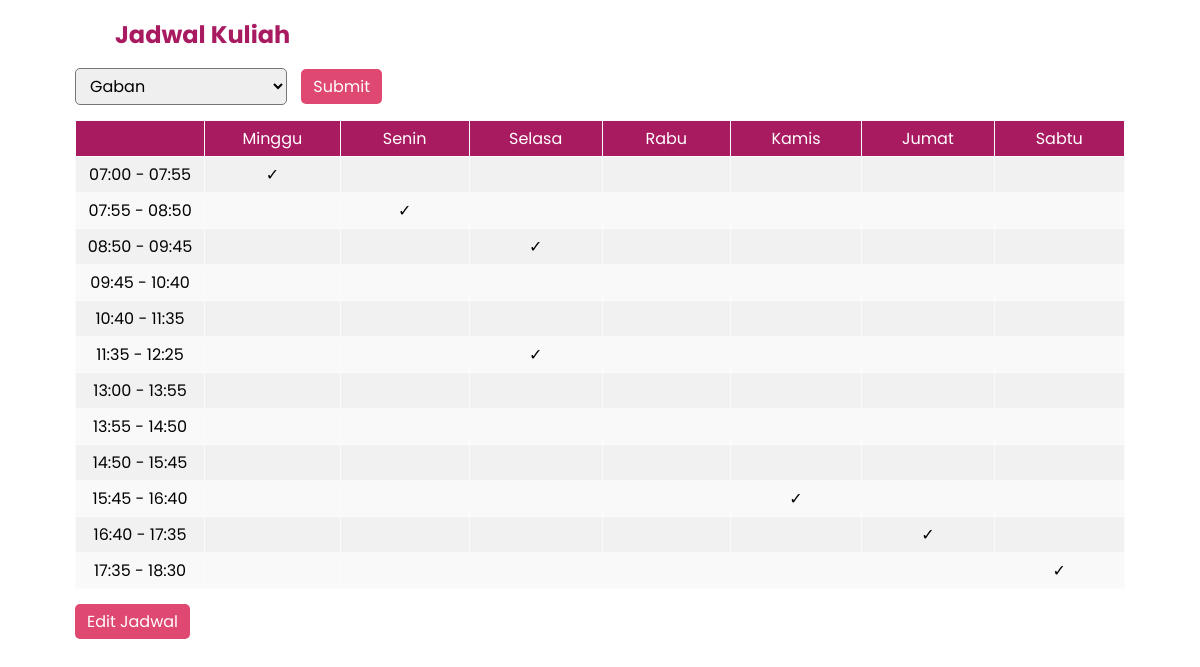
Screenshot of /index.php?nrp=160420400 with the database file from the repository.
### tables this page shows
CREATE TABLE `jam_kuliah` (
  `idjam_kuliah` int(11) NOT NULL AUTO_INCREMENT,
  `jam_mulai` time DEFAULT NULL,
  `jam_selesai` time DEFAULT NULL,
  PRIMARY KEY (`idjam_kuliah`)
);

### class/parent.php (called while the page is built, shortened)
<?php
class parentClass {
    public function __construct()
    {
        $this->mysqli = new mysqli(SERVER_NAME, USER_NAME, PASSWORD, DB_NAME);
    }
}
?>

### class/hari.php (called while the page is built, shortened)
<?php
require_once("class/parent.php");
class hari extends parentClass {
    function getHari() {
        $hari = array();
        $res = $this->mysqli->query("SELECT * FROM hari");
        while($row = $res->fetch_assoc()) {
            array_push($hari, $row['nama']);
        }
        return $hari;
    }
}
?>

### class/jam_kuliah.php (called while the page is built, shortened)
<?php
require_once("class/parent.php");
class jam_kuliah extends parentClass {
    function getJamKuliah() {
        $jamKuliah = array();
        $res = $this->mysqli->query("SELECT * FROM jam_kuliah");
        while($row = $res->fetch_assoc()) {
            array_push($jamKuliah, array('id'=>$row['idjam_kuliah'], 'jam_mulai'=>$row['jam_mulai'], 'jam_selesai'=>$row['jam_selesai']));
        }
        return $jamKuliah;
    }
}
?>

### class/jadwal.php (the view, shortened to what this page needs)
<?php
require_once("class/parent.php");
require_once("class/jam_kuliah.php");
require_once("class/hari.php");
class jadwal extends parentClass {
    private $jam_kuliah;
    public function __construct($mahasiswa=null, $jam_kuliah=null, $hari=null)
    {
        if ($jam_kuliah == null) {
            $this->jam_kuliah = new jam_kuliah();
        } else {
            $this->jam_kuliah = $jam_kuliah;
        }
    }
    function getJadwal($nrp) {
        $stmt = $this->mysqli->prepare("SELECT * FROM jadwal WHERE nrp=?");
        $stmt->bind_param('s', $nrp);
        $stmt->execute();
        $res = $stmt->get_result();
        $array_jadwal = array();
        while ($row = $res->fetch_assoc()) {
            array_push($array_jadwal, array((int)$row['idjam_kuliah'], (int)$row['idhari']));
        }
        return $array_jadwal;
    }
    function printTabel($nrp=null) {
        $arr_jam_kuliah = $this->jam_kuliah->getJamKuliah();
        $hari = new hari();
        $arr_hari = $hari->getHari();
        $arr_jadwal = array();
        if ($nrp != null) {
            $arr_jadwal = $this->getJadwal($nrp);
        }
        echo "<table><tr><th></th>";
        foreach ($arr_hari as $h) {
            echo "<th>$h</th>";
        }
        echo "</tr>";
        $rowCounter = 1;
        foreach ($arr_jam_kuliah as $jk) {
            $jam_mulai = date_create($jk['jam_mulai']);
            $jam_selesai = date_create($jk['jam_selesai']);
            echo "<tr><td>". date_format($jam_mulai, 'H:i') ." - ". date_format($jam_selesai, 'H:i') ."</td>";
            $colCounter = 1;
            for ($i = 0; $i < count($arr_hari); $i++) {
                $indexer = array($rowCounter, $colCounter);
                $check = "";
                if (in_array($indexer, $arr_jadwal, true)) {
                    $check = "&check;";
                }
                echo "<td>$check</td>";
                $colCounter++;
            }
            echo "</tr>";
            $rowCounter++;
        }
        echo "</table>";
    }
}
?>

### style.css (style rules this page uses)
* { font-family: 'Poppins', sans-serif; font-size: 16px; }
table, th, td, tr { border: 1px solid #f9fcff; border-collapse: collapse; text-align:center; padding: 5px 10px; }
table { width: 1050px; }
th { background: #a91b60; font-weight:normal; color: white; width: 150px; }
td { background: #f9f9f9; width: 150px; }
tr:nth-child(even) td { background: #f1f1f1 !important; }

### rows the page displays
jam_kuliah: jam_mulai "07:00", jam_selesai "07:55", check "✓"
jam_kuliah: jam_mulai "07:55", jam_selesai "08:50", check "✓"
jam_kuliah: jam_mulai "08:50", jam_selesai "09:45", check "✓"
jam_kuliah: jam_mulai "09:45", jam_selesai "10:40"
jam_kuliah: jam_mulai "10:40", jam_selesai "11:35"
jam_kuliah: jam_mulai "11:35", jam_selesai "12:25", check "✓"
jam_kuliah: jam_mulai "13:00", jam_selesai "13:55"
jam_kuliah: jam_mulai "13:55", jam_selesai "14:50"
jam_kuliah: jam_mulai "14:50", jam_selesai "15:45"
jam_kuliah: jam_mulai "15:45", jam_selesai "16:40", check "✓"
jam_kuliah: jam_mulai "16:40", jam_selesai "17:35", check "✓"
jam_kuliah: jam_mulai "17:35", jam_selesai "18:30", check "✓"

### other values shown
$h "Minggu"
$h "Senin"
$h "Selasa"
$h "Rabu"
$h "Kamis"
$h "Jumat"
$h "Sabtu"
form field nrp "Gaban"
